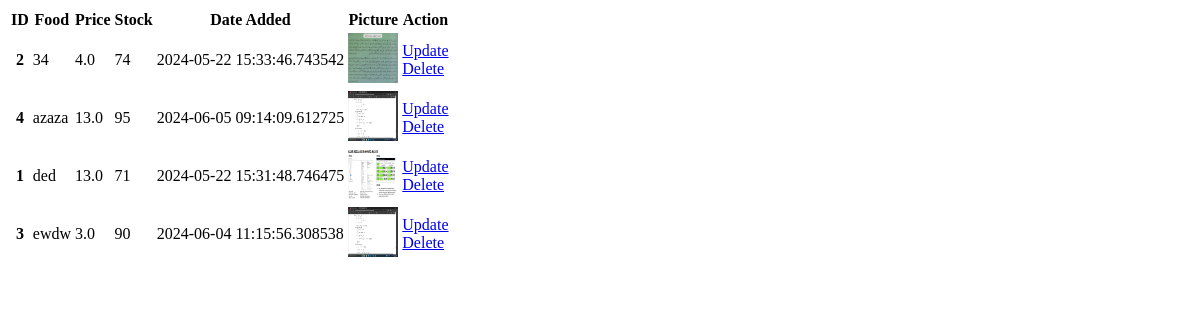
/list_product (signed in), run on an earlier commit of the app's database.
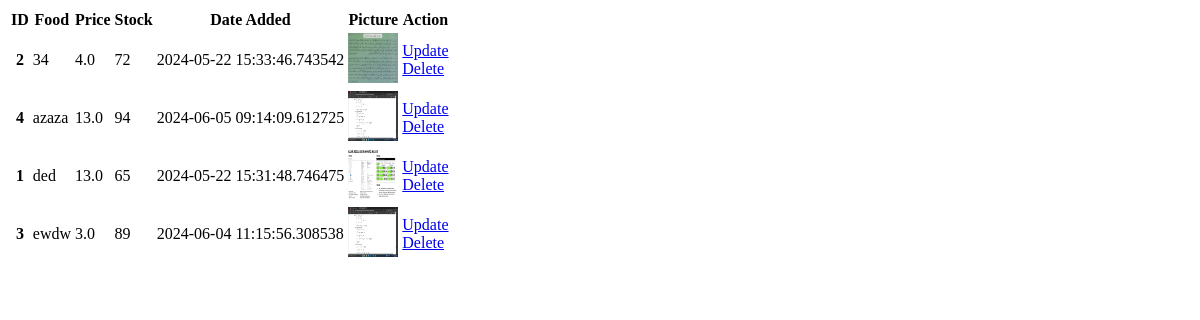
And on a later commit of the database.
### website/models.py (models this page shows)
class Product(db.Model):
    __tablename__ = 'product'
    id = db.Column(db.Integer, primary_key=True)
    product_name = db.Column(db.String(100), unique=True, nullable=False)
    product_price = db.Column(db.Float, nullable=False)
    in_stock = db.Column(db.Integer, nullable=False)
    product_picture = db.Column(db.String(1000), unique=True, nullable=False)
    product_calorie = db.Column(db.Integer, nullable=False)
    date_added = db.Column(db.DateTime, default=datetime.utcnow)
    carts = db.relationship('Cart', backref=db.backref('product', lazy=True))
    orders = db.relationship('Order', backref=db.backref('product', lazy=True))

### website/admin.py (the view)
@admin.route('/list_product')
def list_food():
    if current_user.admin == True:
        foods = Product.query.order_by(Product.product_name).all()
        return render_template('listfood.html', foods=foods)
    return render_template('404.html')

### website/templates/listfood.html
<!DOCTYPE html>
<html>
<table class="listfoodtabletable">
    <thead>
        <tr>
            <th scope="'col">ID</th>
            <th scope="'col">Food</th>
            <th scope="'col">Price</th>
            <th scope="'col">Stock</th>
            <th scope="'col">Date Added</th>
            <th scope="'col">Picture</th>
            <th scope="'col">Action</th>
        </tr>
    </thead>
    <tbody>
        {% for food in foods %}
        <tr>
            <th scope="row">{{ food.id }}</th>
            <td> {{ food.product_name }}</td>
            <td> {{ food.product_price }}</td>
            <td> {{ food.in_stock }}</td>
            <td> {{ food.date_added }}</td>
            <td> <img src="{{ food.product_picture }}" alt="" style= "height: 50px; width: 50px; border: 2px;"></td>
            <td>
                <a href="/update-product/{{ food.id }}">Update</a>
                <br>
                <a href="/remove-product/{{ food.id }}">Delete</a>
            </td>
        </tr>
        {% endfor %}
    </tbody>
</table>
</html>

What changed in the data, as far as the page shows it:
changed Product id 2: in_stock "74" → "72"
changed Product "azaza": in_stock "95" → "94"
changed Product "ded": in_stock "71" → "65"
changed Product "ewdw": in_stock "90" → "89"
